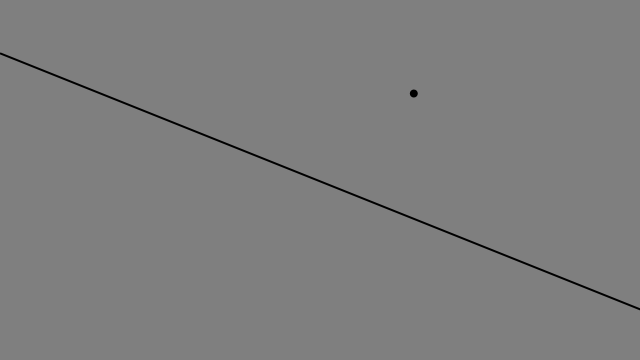
Frame 1 (no input)
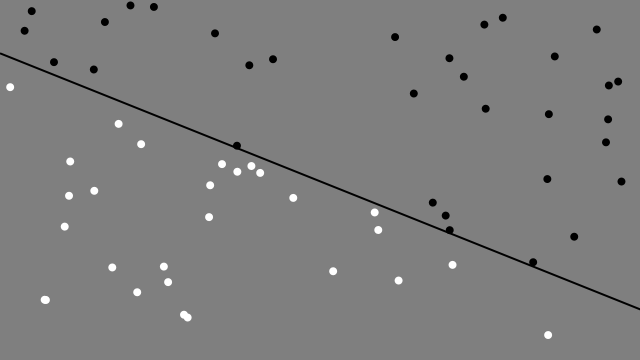
Frame 60 (the mouse pressed at the canvas centre just before this capture)
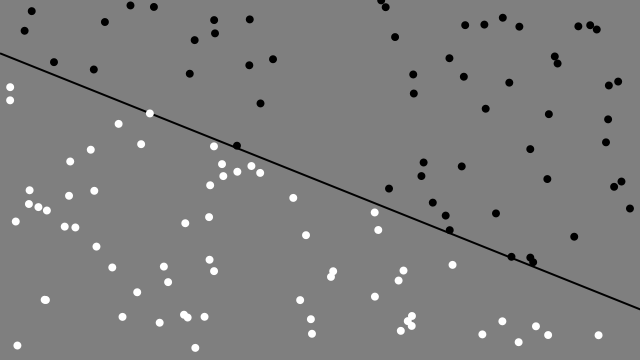
Frame 120 (the mouse held since frame 60 and released just before this capture)

The Processing sketch that drew these frames (run headless with seeded random() and noise(); from frame 60 on, the mouse is pressed at the canvas centre):

// Processing sketch: NOC_10_01_Classification
// ── NOC_10_01_Classification.pde
// The Nature of Code
// Daniel Shiffman
// http://natureofcode.com

Classifier classifier;

void setup() {
  size(640, 360);
  background(127);
  classifier = new Classifier(0.4, 1);
  translate(width/2, height/2);
  classifier.display();
}


void draw() {
  translate(width/2, height/2);

  float x = random(-width/2, width/2);
  float y = random(-height/2, height/2);

  int category = classifier.classify(x, y);
  noStroke();
  fill(0);
  if (category > 0) {
    fill(255);
  } else {
    fill(0);    
  }
  ellipse(x, y, 8, 8);
}
// ── Classifier.pde
// Daniel Shiffman
// The Nature of Code
// http://natureofcode.com

class Classifier {
  float a, b;

  Classifier(float a_, float b_) {
    a = a_;
    b = b_;
  }

  // The function to describe a line 
  float f(float x) {
    return a * x + b;
  }

  void display() {
    // Draw the line
    strokeWeight(2);
    stroke(0);
    float x1 = -width/2;
    float y1 = f(x1);
    float x2 = width/2;
    float y2 = f(x2);
    line(x1, y1, x2, y2);
  }

  int classify(float x, float y) {
    if (y < f(x)) {
      return -1;
    } else {
      return 1;
    }
  }
}
